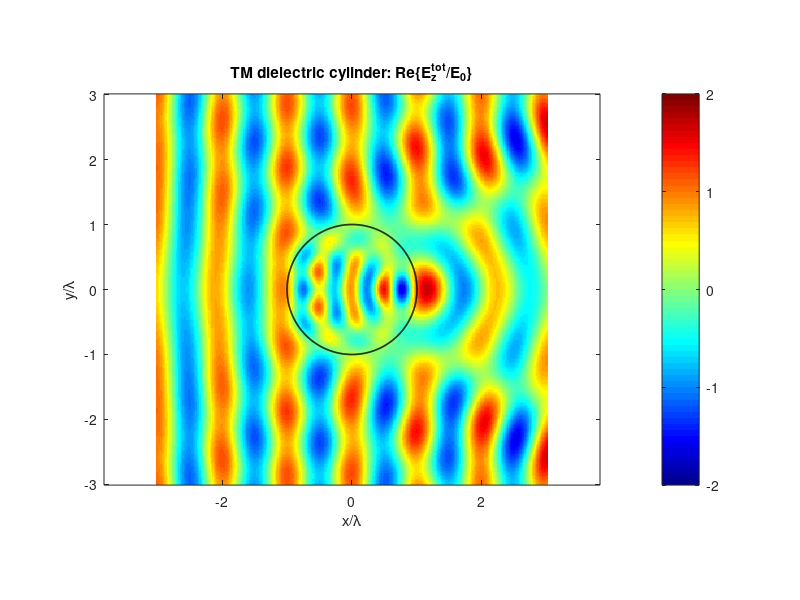

The MATLAB script that drew this image:
% ECE 541 Fall 2025 Project 6
% problem 2 - Total E

clc
clear

lambda = 1;
a      = 1*lambda;
eps_r  = 4.0;
mu_r   = 1.0;

k  = 2*pi/lambda;
kd = k*sqrt(eps_r*mu_r);

M = 40; 

x = -3*lambda : 0.02*lambda : 3*lambda;
y = x;
[X,Y] = meshgrid(x,y);
[PHI,RHO] = cart2pol(X,Y);

Einc = exp(-1j*k*X);    

n  = (-M:M).';
jneg = (1j).^(-n);

ka  = k*a;
kda = kd*a;

Jn_ka  = besselj(n,  ka);
Jn_kda = besselj(n,  kda);

Jp_ka  = 0.5*(besselj(n-1,ka)  - besselj(n+1,ka));
Jp_kda = 0.5*(besselj(n-1,kda) - besselj(n+1,kda));

Hn_ka  = besselh(n,2,ka);
Hp_ka  = 0.5*(besselh(n-1,2,ka) - besselh(n+1,2,ka));

den = sqrt(mu_r).*Hp_ka.*Jn_kda - sqrt(eps_r).*Hn_ka.*Jp_kda;

an = -jneg .* ( sqrt(mu_r).*Jp_ka.*Jn_kda - sqrt(eps_r).*Jn_ka.*Jp_kda ) ./ den;
cn = (1j).^(-(n+1)) .* (2*sqrt(mu_r)) ./ (pi*ka .* den);

Esc_out = zeros(size(RHO)); 
Eint    = zeros(size(RHO)); 

for ii = 1:numel(n)
    ni = n(ii);
    phase = exp(1j*ni*PHI);

    Esc_out = Esc_out + an(ii) .* besselh(ni,2,k*RHO)  .* phase;
    Eint    = Eint    + cn(ii) .* besselj(ni,  kd*RHO) .* phase;
end

Etotal = Einc + Esc_out;
inside = (RHO < a);
Etotal(inside) = Eint(inside);

figure('Color','w');
imagesc(x/lambda, y/lambda, real(Etotal));
axis equal tight;
set(gca,'YDir','normal');
xlabel('x/\lambda'); ylabel('y/\lambda');
caxis([-2 2]);
title('TM dielectric cylinder: Re\{E_z^{tot}/E_0\}');
colormap(jet)
colorbar;

hold on;
th = linspace(0,2*pi,600);
plot((a/lambda)*cos(th),(a/lambda)*sin(th),'k','LineWidth',1.2);
hold off;
